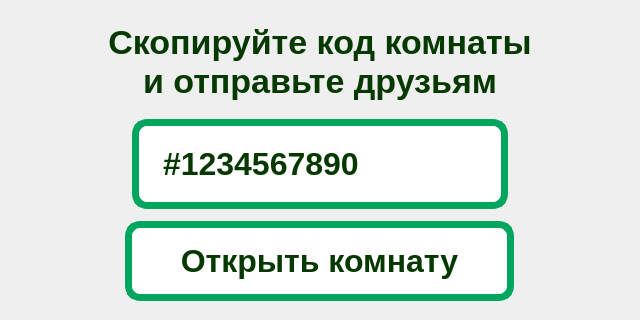
<?xml version="1.0" encoding="UTF-8"?>
<ui version="4.0">
 <class>GeneratedCodeSelector</class>
 <widget class="QWidget" name="GeneratedCodeSelector">
  <property name="geometry">
   <rect>
    <x>0</x>
    <y>0</y>
    <width>640</width>
    <height>320</height>
   </rect>
  </property>
  <property name="minimumSize">
   <size>
    <width>640</width>
    <height>320</height>
   </size>
  </property>
  <property name="maximumSize">
   <size>
    <width>640</width>
    <height>320</height>
   </size>
  </property>
  <property name="windowTitle">
   <string>Form</string>
  </property>
  <layout class="QVBoxLayout" name="verticalLayout">
   <item>
    <widget class="QLabel" name="label_2">
     <property name="minimumSize">
      <size>
       <width>0</width>
       <height>90</height>
      </size>
     </property>
     <property name="maximumSize">
      <size>
       <width>16777215</width>
       <height>90</height>
      </size>
     </property>
     <property name="styleSheet">
      <string notr="true">font-size: 34px;
font-weight: bold;
color: #053900;
background: transparent;</string>
     </property>
     <property name="text">
      <string>Скопируйте код комнаты
и отправьте друзьям</string>
     </property>
     <property name="alignment">
      <set>Qt::AlignCenter</set>
     </property>
    </widget>
   </item>
   <item alignment="Qt::AlignHCenter">
    <widget class="QLabel" name="label">
     <property name="minimumSize">
      <size>
       <width>376</width>
       <height>90</height>
      </size>
     </property>
     <property name="maximumSize">
      <size>
       <width>376</width>
       <height>90</height>
      </size>
     </property>
     <property name="styleSheet">
      <string notr="true">#label{
	background: white;
	border: 7px solid #00A55E;
	border-radius: 15px;
	font-size: 32px;
	padding: 15px;
	font-weight: bold;
	color: #053900;
}
</string>
     </property>
     <property name="text">
      <string>#1234567890</string>
     </property>
    </widget>
   </item>
   <item alignment="Qt::AlignHCenter">
    <widget class="QPushButton" name="pushButton">
     <property name="minimumSize">
      <size>
       <width>389</width>
       <height>0</height>
      </size>
     </property>
     <property name="maximumSize">
      <size>
       <width>389</width>
       <height>16777215</height>
      </size>
     </property>
     <property name="styleSheet">
      <string notr="true">#pushButton{
	background: white;
	border: 7px solid #00A55E;
	border-radius: 15px;
	font-size: 32px;
	padding: 15px;
	font-weight: bold;
	color: #053900;
}

#pushButton::hover{
	background: #00A55E; 
	border: 7px solid #93B955; 
	border-radius: 15px; 
	font-size: 32px;
	font-weight: bold; 
	color: white;
}</string>
     </property>
     <property name="text">
      <string>Открыть комнату</string>
     </property>
    </widget>
   </item>
  </layout>
 </widget>
 <resources/>
 <connections/>
</ui>
